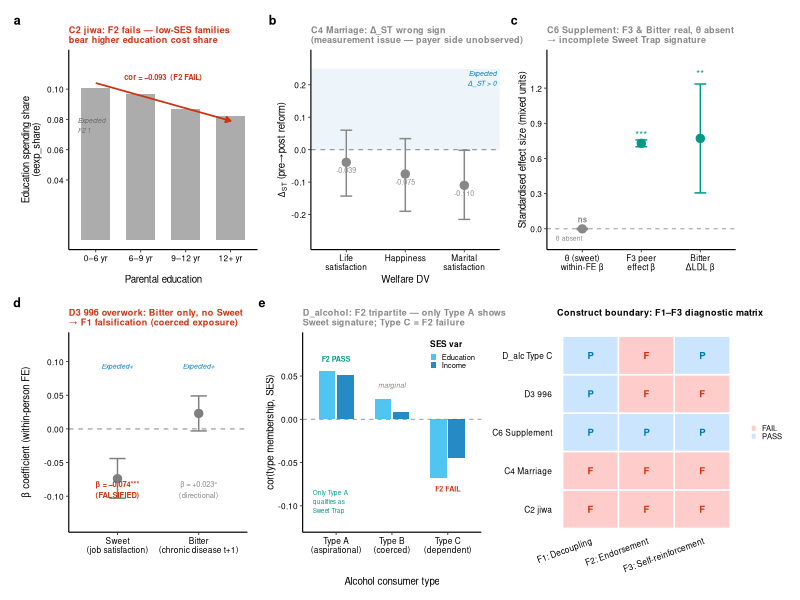
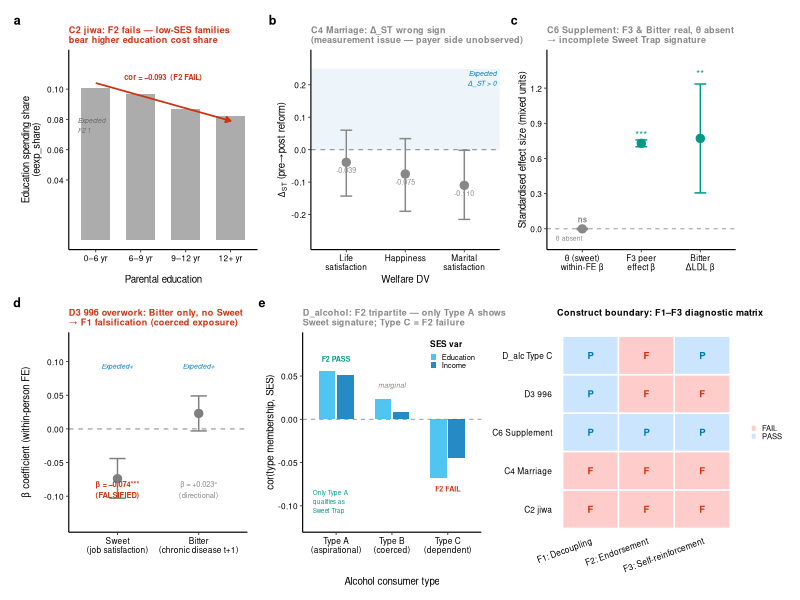

Recreate these plots in R, in order.
## ============================================================
## Figure 4 — Discriminant Validity Dashboard
## 5-panel: C2 jiwa | C4 Marriage | C6 Supplement | D3 996 | D_alcohol tripartite
## Shows construct BOUNDARIES — what is NOT a Sweet Trap
## Target: Science main, 180 mm double-column
## ============================================================

library(ggplot2)
library(patchwork)
library(dplyr)

## ---- Style ----
nature_theme <- function() {
  theme_classic(base_size = 7, base_family = "Helvetica") +
    theme(
      axis.line        = element_line(linewidth = 0.4, colour = "black"),
      axis.ticks       = element_line(linewidth = 0.3),
      axis.ticks.length = unit(2, "pt"),
      axis.text        = element_text(size = 6, colour = "black"),
      axis.title       = element_text(size = 7, colour = "black"),
      legend.text      = element_text(size = 5.5),
      legend.title     = element_text(size = 6, face = "bold"),
      legend.key.size  = unit(5, "pt"),
      panel.grid       = element_blank(),
      strip.text       = element_text(size = 6, face = "bold"),
      plot.tag         = element_text(size = 9, face = "bold", family = "Helvetica"),
      plot.margin      = margin(4, 4, 4, 4, "pt")
    )
}

tol_blue   <- "#0077BB"
tol_orange <- "#EE7733"
tol_cyan   <- "#33BBEE"
tol_red    <- "#CC3311"
tol_teal   <- "#009988"
tol_grey   <- "#BBBBBB"
tol_purple <- "#AA3377"
null_col   <- "#888888"   ## grey for null/fail results

## ============================================================
## Panel A — C2 jiwa: F2 failure (SES gradient inverted)
## From C2_education_findings.md §3.2:
## cor(eexp_share, ln_income 2018) = -0.093
## Education quartile gradient: 0-6yr: 10.1%, 6-9yr: 9.7%, 9-12yr: 8.7%, 12+yr: 8.2%
## ============================================================
c2_f2_df <- data.frame(
  eduy_bracket = factor(
    c("0–6 yr", "6–9 yr", "9–12 yr", "12+ yr"),
    levels = c("0–6 yr", "6–9 yr", "9–12 yr", "12+ yr")
  ),
  eexp_share_mean = c(0.101, 0.097, 0.087, 0.082)
)

pA <- ggplot(c2_f2_df, aes(x = eduy_bracket, y = eexp_share_mean)) +
  geom_bar(stat = "identity", fill = null_col, alpha = 0.7, width = 0.65) +
  ## Arrow showing direction
  annotate("segment",
           x = 1.0, xend = 4.0, y = 0.104, yend = 0.079,
           arrow = arrow(length = unit(4, "pt"), type = "closed"),
           colour = tol_red, linewidth = 0.6) +
  annotate("text", x = 2.5, y = 0.108,
           label = "cor = −0.093  (F2 FAIL)", size = 1.9,
           colour = tol_red, hjust = 0.5, fontface = "bold") +
  ## Sweet Trap F2 expectation arrow (should be +)
  annotate("text", x = 0.6, y = 0.076,
           label = "Expected\nF2 ↑", size = 1.7, colour = "grey40", hjust = 0,
           fontface = "italic") +
  scale_y_continuous(
    name   = "Education spending share\n(eexp_share)",
    limits = c(0, 0.120),
    breaks = c(0.04, 0.06, 0.08, 0.10)
  ) +
  xlab("Parental education") +
  nature_theme() +
  labs(
    tag   = "a",
    title = "C2 jiwa: F2 fails — low-SES families\nbear higher education cost share"
  ) +
  theme(plot.title = element_text(size = 6.5, face = "bold", colour = tol_red))

## ============================================================
## Panel B — C4 Marriage: Δ_ST wrong sign (cohort decomposition)
## From C4_marriage_market_findings.md §5:
## life_sat: pre-reform cor = -0.022, reform-era cor = +0.018 -> Δ_ST = -0.039
## happy: -0.049 -> +0.026, Δ_ST = -0.075
## marital_sat: -0.031 -> +0.079, Δ_ST = -0.110
## ============================================================
c4_delta_df <- data.frame(
  dv       = factor(c("Life\nsatisfaction", "Happiness", "Marital\nsatisfaction"),
                    levels = c("Life\nsatisfaction", "Happiness", "Marital\nsatisfaction")),
  delta_st = c(-0.039, -0.075, -0.110),
  ci_lo    = c(-0.143, -0.190, -0.215),
  ci_hi    = c(+0.060, +0.034, -0.002)
)

pB <- ggplot(c4_delta_df, aes(x = dv, y = delta_st)) +
  geom_hline(yintercept = 0, linewidth = 0.4, colour = "grey60", linetype = "dashed") +
  ## Shaded "expected Sweet Trap" region (Δ_ST > 0)
  annotate("rect", xmin = 0.4, xmax = 3.6, ymin = 0, ymax = 0.25,
           fill = tol_blue, alpha = 0.07) +
  annotate("text", x = 3.55, y = 0.22,
           label = "Expected\nΔ_ST > 0", size = 1.7,
           colour = tol_blue, hjust = 1, fontface = "italic") +
  geom_errorbar(aes(ymin = ci_lo, ymax = ci_hi),
                width = 0.2, linewidth = 0.5, colour = null_col) +
  geom_point(size = 2.5, colour = null_col) +
  ## Annotate each point
  geom_text(aes(label = sprintf("%.3f", delta_st)),
            size = 1.8, vjust = 1.8, hjust = 0.5, colour = null_col) +
  scale_y_continuous(
    name   = expression(Delta[ST] ~ "(pre\u2192post reform)"),
    limits = c(-0.28, 0.28),
    breaks = c(-0.2, -0.1, 0, 0.1, 0.2)
  ) +
  scale_x_discrete(name = "Welfare DV") +
  nature_theme() +
  labs(
    tag   = "b",
    title = "C4 Marriage: Δ_ST wrong sign\n(measurement issue — payer side unobserved)"
  ) +
  theme(plot.title = element_text(size = 6.5, face = "bold", colour = null_col))

## ============================================================
## Panel C — C6 Supplement: θ null vs peer_β strong
## From C6_supplement_findings.md:
## θ (sweet within-FE): srh β = -0.0009 [−0.0064, +0.0045], null
## F3 peer: 10pp community heavy-use -> +7.3pp individual prob (β=+0.729)
## LDL bitter: ΔLDL = +0.771 [+0.306, +1.235]
## ============================================================
c6_sig_df <- data.frame(
  pathway   = factor(
    c("θ (sweet)\nwithin-FE β", "F3 peer\neffect β", "Bitter\nΔLDL β"),
    levels = c("θ (sweet)\nwithin-FE β", "F3 peer\neffect β", "Bitter\nΔLDL β")
  ),
  estimate = c(-0.0009, 0.729, 0.771),
  ci_lo    = c(-0.0064, 0.700, 0.306),
  ci_hi    = c(+0.0045, 0.758, 1.235),
  colour_id = c("null", "positive", "positive")
)

## Scale all to % of max for comparable display (different units)
## Actually show as separate sub-bar chart with unit annotation
pC <- ggplot(c6_sig_df, aes(x = pathway, y = estimate, fill = colour_id)) +
  geom_hline(yintercept = 0, linewidth = 0.35, colour = "grey60", linetype = "dashed") +
  geom_errorbar(aes(ymin = ci_lo, ymax = ci_hi),
                width = 0.2, linewidth = 0.5,
                colour = ifelse(c6_sig_df$colour_id == "null", null_col, tol_teal)) +
  geom_point(aes(colour = colour_id), size = 2.5) +
  scale_colour_manual(values = c("null" = null_col, "positive" = tol_teal), guide = "none") +
  scale_fill_manual(values = c("null" = null_col, "positive" = tol_teal), guide = "none") +
  ## Mark null
  annotate("text", x = 1, y = 0.08,
           label = "ns", size = 2.0, colour = null_col, hjust = 0.5, fontface = "bold") +
  ## Mark significant
  annotate("text", x = 2, y = 0.80, label = "***", size = 2.5, colour = tol_teal, hjust = 0.5) +
  annotate("text", x = 3, y = 1.32, label = "**", size = 2.5, colour = tol_teal, hjust = 0.5) +
  ## Note: F3 and Bitter strong, but θ=null → incomplete Sweet Trap
  annotate("text", x = 0.55, y = -0.08,
           label = "θ absent", size = 1.7, colour = null_col, hjust = 0) +
  scale_y_continuous(
    name   = "Standardised effect size (mixed units)",
    limits = c(-0.10, 1.45),
    breaks = c(0, 0.3, 0.6, 0.9, 1.2)
  ) +
  xlab(NULL) +
  nature_theme() +
  labs(
    tag   = "c",
    title = "C6 Supplement: F3 & Bitter real, θ absent\n→ incomplete Sweet Trap signature"
  ) +
  theme(plot.title = element_text(size = 6.5, face = "bold", colour = null_col))

## ============================================================
## Panel D — D3 996: β wrong sign (Bitter without Sweet)
## From D3_996_findings.md:
## Sweet: β(overtime -> qg406) = -0.074 [-0.103, -0.044], p=1.000 (H3.1 falsified)
## Bitter: β(overtime -> chronic_disease_{t+1}) = +0.023 [-0.003, +0.049], p=0.040
## Spec curve: only 10.2% of 432 variants positive
## ============================================================
d3_df <- data.frame(
  test     = factor(
    c("Sweet\n(job satisfaction)", "Bitter\n(chronic disease t+1)"),
    levels = c("Sweet\n(job satisfaction)", "Bitter\n(chronic disease t+1)")
  ),
  estimate = c(-0.074, +0.023),
  ci_lo    = c(-0.103, -0.003),
  ci_hi    = c(-0.044, +0.049),
  expected = c(1, 1)   ## 1 = Sweet Trap expects positive for both; Sweet: +, Bitter: +
)

## Helper data for annotation on factor x-axis (pD)
d3_annot_df <- data.frame(
  test     = d3_df$test,
  expected = c(0.093, 0.093),
  note     = c("β = \u22120.074***\n(FALSIFIED)", "β = +0.023\u00b0\n(directional)"),
  note_y   = c(-0.090, -0.090),
  col_id   = c("red", "grey")
)

pD <- ggplot(d3_df, aes(x = test, y = estimate)) +
  geom_hline(yintercept = 0, linewidth = 0.4, colour = "grey60", linetype = "dashed") +
  ## "Expected +" labels above zero line
  geom_text(data = d3_annot_df, aes(x = test, y = expected, label = "Expected+"),
            size = 1.7, colour = tol_blue, hjust = 0.5, fontface = "italic") +
  geom_errorbar(aes(ymin = ci_lo, ymax = ci_hi, colour = test),
                width = 0.2, linewidth = 0.5) +
  geom_point(aes(colour = test), size = 2.5) +
  scale_colour_manual(values = c("Sweet\n(job satisfaction)" = tol_red,
                                  "Bitter\n(chronic disease t+1)" = null_col),
                      guide = "none") +
  ## Annotations using factor-mapped positions
  geom_text(data = d3_annot_df,
            aes(x = test, y = note_y, label = note,
                colour = col_id),
            size = 1.9, hjust = 0.5, fontface = ifelse(d3_annot_df$col_id == "red", "bold", "plain"),
            show.legend = FALSE, inherit.aes = FALSE) +
  scale_colour_manual(values = c("red" = tol_red, "grey" = null_col), guide = "none") +
  scale_y_continuous(
    name   = "\u03b2 coefficient (within-person FE)",
    limits = c(-0.14, 0.13),
    breaks = c(-0.10, -0.05, 0, 0.05, 0.10)
  ) +
  xlab(NULL) +
  nature_theme() +
  labs(
    tag   = "d",
    title = "D3 996 overwork: Bitter only, no Sweet\n\u2192 F1 falsification (coerced exposure)"
  ) +
  theme(plot.title = element_text(size = 6.5, face = "bold", colour = tol_red))

## ============================================================
## Panel E — D_alcohol: F2 tripartite diagnostic
## From D_alcohol_findings.md:
## Type A (aspirational): cor(type, ln_income)=+0.051, cor(type,edu)=+0.056 -> PASS
## Type C (dependent): cor(type, ln_income)=-0.045, cor(type,edu)=-0.068 -> FAIL
## Type A Sweet event study: Δsatlife = +0.14 (p=0.009); Bitter: absent (health selection)
## ============================================================
d_alc_df <- data.frame(
  type_group = factor(
    rep(c("Type A\n(aspirational)", "Type B\n(coerced)", "Type C\n(dependent)"), 2),
    levels = c("Type A\n(aspirational)", "Type B\n(coerced)", "Type C\n(dependent)")
  ),
  sos_var    = rep(c("Income", "Education"), each = 3),
  cor_val    = c(+0.051, +0.008, -0.045, +0.056, +0.023, -0.068)
)

pE <- ggplot(d_alc_df, aes(x = type_group, y = cor_val, fill = sos_var)) +
  geom_hline(yintercept = 0, linewidth = 0.35, colour = "grey60", linetype = "dashed") +
  geom_col(position = position_dodge(width = 0.65), width = 0.60, alpha = 0.85) +
  scale_fill_manual(
    name   = "SES var",
    values = c("Income" = tol_blue, "Education" = tol_cyan)
  ) +
  ## F2 pass/fail labels
  annotate("text", x = 1, y = 0.070, label = "F2 PASS", size = 1.8,
           colour = tol_teal, fontface = "bold", hjust = 0.5) +
  annotate("text", x = 2, y = 0.040, label = "marginal", size = 1.8,
           colour = null_col, fontface = "italic", hjust = 0.5) +
  annotate("text", x = 3, y = -0.080, label = "F2 FAIL", size = 1.8,
           colour = tol_red, fontface = "bold", hjust = 0.5) +
  ## Arrow: Type A -> F2 pass only enables Sweet Trap claim
  annotate("text", x = 0.58, y = -0.095,
           label = "Only Type A\nqualifies as\nSweet Trap",
           size = 1.6, colour = tol_teal, hjust = 0) +
  scale_y_continuous(
    name   = "cor(type membership, SES)",
    limits = c(-0.12, 0.09),
    breaks = c(-0.10, -0.05, 0, 0.05)
  ) +
  xlab("Alcohol consumer type") +
  nature_theme() +
  theme(
    legend.position = c(0.99, 0.99),
    legend.justification = c(1, 1),
    legend.background = element_rect(fill = NA, colour = NA)
  ) +
  labs(
    tag   = "e",
    title = "D_alcohol: F2 tripartite — only Type A shows\nSweet signature; Type C = F2 failure"
  ) +
  theme(plot.title = element_text(size = 6.5, face = "bold", colour = null_col))

## ============================================================
## Construct boundary summary strip
## ============================================================
boundary_df <- data.frame(
  domain  = factor(
    c("C2 jiwa", "C4 Marriage", "C6 Supplement", "D3 996", "D_alc Type C"),
    levels = c("C2 jiwa", "C4 Marriage", "C6 Supplement", "D3 996", "D_alc Type C")
  ),
  f1_pass = c(0, 0, 1, 1, 1),    ## 1=pass, 0=fail/wrong-sign
  f2_pass = c(0, 0, 1, 0, 0),
  f3_pass = c(0, 0, 1, 0, 1),
  verdict = c("Coerced\nexposure", "Measurement\nlimit", "Veblen\nconsumption",
              "Coerced\nexposure", "Addiction/\ndependency")
)

## Heatmap-style diagnostic grid
boundary_long <- boundary_df %>%
  tidyr::pivot_longer(cols = c(f1_pass, f2_pass, f3_pass),
                      names_to = "condition", values_to = "pass_fail") %>%
  mutate(condition = recode(condition,
                            f1_pass = "F1: Decoupling",
                            f2_pass = "F2: Endorsement",
                            f3_pass = "F3: Self-reinforcement"))

library(tidyr)
pStrip <- ggplot(boundary_long, aes(x = condition, y = domain, fill = factor(pass_fail))) +
  geom_tile(colour = "white", linewidth = 0.5) +
  scale_fill_manual(
    name   = NULL,
    values = c("0" = "#FFCCCC", "1" = "#CCE5FF"),
    labels = c("0" = "FAIL", "1" = "PASS")
  ) +
  geom_text(aes(label = ifelse(pass_fail == 1, "P", "F")),
            size = 2.4, fontface = "bold",
            colour = ifelse(boundary_long$pass_fail == 1, tol_blue, tol_red)) +
  xlab(NULL) +
  ylab(NULL) +
  nature_theme() +
  theme(
    axis.text.x = element_text(angle = 20, hjust = 1, size = 6),
    legend.position = "right",
    axis.line = element_blank(),
    axis.ticks = element_blank()
  ) +
  labs(title = "Construct boundary: F1–F3 diagnostic matrix") +
  theme(plot.title = element_text(size = 6.5, face = "bold"))

## ============================================================
## COMPOSE
## ============================================================
row1 <- pA | pB | pC
row2 <- pD | pE | pStrip

fig4 <- row1 / row2 + plot_layout(heights = c(1, 1))

## ============================================================
## SAVE
## ============================================================
out_dir <- "/Users/andy/Desktop/Research/sweet-trap-multidomain/04-figures/main"

ggsave(
  filename = file.path(out_dir, "fig6_discriminant_dashboard.png"),
  plot = fig4,
  width = 180, height = 155, units = "mm",
  dpi = 300, bg = "white"
)

ggsave(
  filename = file.path(out_dir, "fig6_discriminant_dashboard.pdf"),
  plot = fig4,
  width = 180, height = 155, units = "mm",
  device = cairo_pdf
)

message("Figure 6 saved (v3.3 fix: jiwa + P/F labels).")
